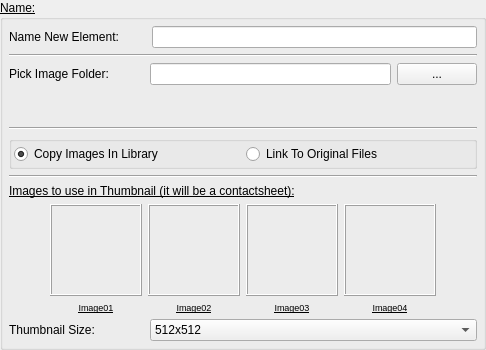
                  <widget class="QGroupBox" name="groupBox_sgAddDMPImagesFromFolder">
                   <property name="font">
                    <font>
                     <pointsize>9</pointsize>
                     <bold>false</bold>
                     <underline>true</underline>
                    </font>
                   </property>
                   <property name="title">
                    <string>Name:</string>
                   </property>
                   <layout class="QVBoxLayout" name="verticalLayout_57">
                    <property name="leftMargin">
                     <number>6</number>
                    </property>
                    <property name="topMargin">
                     <number>6</number>
                    </property>
                    <property name="rightMargin">
                     <number>6</number>
                    </property>
                    <property name="bottomMargin">
                     <number>6</number>
                    </property>
                    <item>
                     <layout class="QHBoxLayout" name="horizontalLayout_47">
                      <item>
                       <widget class="QLabel" name="label_sgDMPNewCategory">
                        <property name="minimumSize">
                         <size>
                          <width>135</width>
                          <height>0</height>
                         </size>
                        </property>
                        <property name="maximumSize">
                         <size>
                          <width>150</width>
                          <height>16777215</height>
                         </size>
                        </property>
                        <property name="font">
                         <font>
                          <pointsize>9</pointsize>
                          <bold>false</bold>
                          <underline>false</underline>
                         </font>
                        </property>
                        <property name="text">
                         <string>Name New Element:        </string>
                        </property>
                       </widget>
                      </item>
                      <item>
                       <widget class="QLineEdit" name="lineEdit_sgDMPNewName">
                        <property name="font">
                         <font>
                          <pointsize>9</pointsize>
                          <bold>false</bold>
                          <underline>false</underline>
                         </font>
                        </property>
                        <property name="toolTip">
                         <string>&lt;html&gt;&lt;head/&gt;&lt;body&gt;&lt;p&gt;Name New Entry&lt;/p&gt;&lt;/body&gt;&lt;/html&gt;</string>
                        </property>
                        <property name="text">
                         <string/>
                        </property>
                       </widget>
                      </item>
                     </layout>
                    </item>
                    <item>
                     <widget class="Line" name="line_22">
                      <property name="orientation">
                       <enum>Qt::Horizontal</enum>
                      </property>
                     </widget>
                    </item>
                    <item>
                     <layout class="QHBoxLayout" name="horizontalLayout_46">
                      <item>
                       <widget class="QLabel" name="label_sgPickDMPFolderTxt">
                        <property name="minimumSize">
                         <size>
                          <width>135</width>
                          <height>0</height>
                         </size>
                        </property>
                        <property name="maximumSize">
                         <size>
                          <width>150</width>
                          <height>16777215</height>
                         </size>
                        </property>
                        <property name="font">
                         <font>
                          <pointsize>9</pointsize>
                          <bold>false</bold>
                          <underline>false</underline>
                         </font>
                        </property>
                        <property name="text">
                         <string>Pick Image Folder:       </string>
                        </property>
                       </widget>
                      </item>
                      <item>
                       <widget class="QLineEdit" name="lineEdit_sgFolderDMPEntry">
                        <property name="enabled">
                         <bool>true</bool>
                        </property>
                        <property name="font">
                         <font>
                          <pointsize>9</pointsize>
                          <bold>false</bold>
                          <underline>false</underline>
                         </font>
                        </property>
                        <property name="toolTip">
                         <string>&lt;html&gt;&lt;head/&gt;&lt;body&gt;&lt;p&gt;Pick the folder where thetexture you want to add to the Library lives. The script will find pattern and add them&lt;/p&gt;&lt;/body&gt;&lt;/html&gt;</string>
                        </property>
                        <property name="readOnly">
                         <bool>true</bool>
                        </property>
                       </widget>
                      </item>
                      <item>
                       <widget class="QPushButton" name="pushButton_sg_PickDMPFolderEntry">
                        <property name="minimumSize">
                         <size>
                          <width>80</width>
                          <height>0</height>
                         </size>
                        </property>
                        <property name="maximumSize">
                         <size>
                          <width>80</width>
                          <height>16777215</height>
                         </size>
                        </property>
                        <property name="font">
                         <font>
                          <pointsize>9</pointsize>
                          <bold>false</bold>
                          <underline>false</underline>
                         </font>
                        </property>
                        <property name="cursor">
                         <cursorShape>PointingHandCursor</cursorShape>
                        </property>
                        <property name="text">
                         <string>...</string>
                        </property>
                       </widget>
                      </item>
                     </layout>
                    </item>
                    <item>
                     <widget class="QLabel" name="label_sgFoundDMPFolder">
                      <property name="minimumSize">
                       <size>
                        <width>0</width>
                        <height>30</height>
                       </size>
                      </property>
                      <property name="maximumSize">
                       <size>
                        <width>16777215</width>
                        <height>30</height>
                       </size>
                      </property>
                      <property name="font">
                       <font>
                        <pointsize>9</pointsize>
                        <bold>false</bold>
                        <underline>false</underline>
                       </font>
                      </property>
                      <property name="text">
                       <string/>
                      </property>
                     </widget>
                    </item>
                    <item>
                     <widget class="Line" name="line_10">
                      <property name="orientation">
                       <enum>Qt::Horizontal</enum>
                      </property>
                     </widget>
                    </item>
                    <item>
                     <widget class="QGroupBox" name="groupBox_DMPCopy">
                      <property name="title">
                       <string/>
                      </property>
                      <layout class="QVBoxLayout" name="verticalLayout_97">
                       <property name="leftMargin">
                        <number>2</number>
                       </property>
                       <property name="topMargin">
                        <number>2</number>
                       </property>
                       <property name="rightMargin">
                        <number>2</number>
                       </property>
                       <property name="bottomMargin">
                        <number>2</number>
                       </property>
                       <item>
                        <layout class="QHBoxLayout" name="horizontalLayout_48">
                         <item>
                          <widget class="QRadioButton" name="radioButton_sgDMPCopyImgs">
                           <property name="font">
                            <font>
                             <pointsize>9</pointsize>
                             <bold>false</bold>
                             <underline>false</underline>
                            </font>
                           </property>
                           <property name="text">
                            <string>Copy Images In Library</string>
                           </property>
                           <property name="checked">
                            <bool>true</bool>
                           </property>
                          </widget>
                         </item>
                         <item>
                          <widget class="QRadioButton" name="radioButton_sgDMPLinkToOriginal">
                           <property name="font">
                            <font>
                             <pointsize>9</pointsize>
                             <bold>false</bold>
                             <underline>false</underline>
                            </font>
                           </property>
                           <property name="text">
                            <string>Link To Original Files</string>
                           </property>
                          </widget>
                         </item>
                        </layout>
                       </item>
                      </layout>
                     </widget>
                    </item>
                    <item>
                     <widget class="Line" name="line_8">
                      <property name="orientation">
                       <enum>Qt::Horizontal</enum>
                      </property>
                     </widget>
                    </item>
                    <item>
                     <widget class="QLabel" name="label_DMPTxt01">
                      <property name="text">
                       <string>Images to use in Thumbnail (it will be a contactsheet):</string>
                      </property>
                     </widget>
                    </item>
                    <item>
                     <layout class="QHBoxLayout" name="horizontalLayout_53">
                      <item>
                       <widget class="QLabel" name="label_7">
                        <property name="minimumSize">
                         <size>
                          <width>35</width>
                          <height>0</height>
                         </size>
                        </property>
                        <property name="text">
                         <string/>
                        </property>
                       </widget>
                      </item>
                      <item>
                       <layout class="QVBoxLayout" name="verticalLayout_49">
                        <property name="sizeConstraint">
                         <enum>QLayout::SetFixedSize</enum>
                        </property>
                        <item>
                         <widget class="QFrame" name="frame_11">
                          <property name="minimumSize">
                           <size>
                            <width>92</width>
                            <height>92</height>
                           </size>
                          </property>
                          <property name="maximumSize">
                           <size>
                            <width>92</width>
                            <height>92</height>
                           </size>
                          </property>
                          <property name="frameShape">
                           <enum>QFrame::Box</enum>
                          </property>
                          <property name="frameShadow">
                           <enum>QFrame::Raised</enum>
                          </property>
                          <layout class="QVBoxLayout" name="verticalLayout_62">
                           <property name="leftMargin">
                            <number>0</number>
                           </property>
                           <property name="topMargin">
                            <number>0</number>
                           </property>
                           <property name="rightMargin">
                            <number>0</number>
                           </property>
                           <property name="bottomMargin">
                            <number>0</number>
                           </property>
                           <item>
                            <widget class="QPushButton" name="pushButton_sgDMPContactsheet01">
                             <property name="minimumSize">
                              <size>
                               <width>90</width>
                               <height>90</height>
                              </size>
                             </property>
                             <property name="maximumSize">
                              <size>
                               <width>90</width>
                               <height>90</height>
                              </size>
                             </property>
                             <property name="text">
                              <string/>
                             </property>
                             <property name="flat">
                              <bool>true</bool>
                             </property>
                            </widget>
                           </item>
                          </layout>
                         </widget>
                        </item>
                        <item>
                         <widget class="QLabel" name="label_sgDMPContactsheet01">
                          <property name="maximumSize">
                           <size>
                            <width>92</width>
                            <height>16777215</height>
                           </size>
                          </property>
                          <property name="font">
                           <font>
                            <pointsize>7</pointsize>
                            <bold>false</bold>
                            <underline>true</underline>
                           </font>
                          </property>
                          <property name="text">
                           <string>Image01</string>
                          </property>
                          <property name="scaledContents">
                           <bool>false</bool>
                          </property>
                          <property name="alignment">
                           <set>Qt::AlignCenter</set>
                          </property>
                          <property name="wordWrap">
                           <bool>true</bool>
                          </property>
                          <property name="textInteractionFlags">
                           <set>Qt::LinksAccessibleByMouse|Qt::TextSelectableByMouse</set>
                          </property>
                         </widget>
                        </item>
                       </layout>
                      </item>
                      <item>
                       <layout class="QVBoxLayout" name="verticalLayout_54">
                        <property name="sizeConstraint">
                         <enum>QLayout::SetFixedSize</enum>
                        </property>
                        <item>
                         <widget class="QFrame" name="frame_12">
                          <property name="minimumSize">
                           <size>
                            <width>92</width>
                            <height>92</height>
                           </size>
                          </property>
                          <property name="maximumSize">
                           <size>
                            <width>92</width>
                            <height>92</height>
                           </size>
                          </property>
                          <property name="frameShape">
                           <enum>QFrame::Box</enum>
                          </property>
                          <property name="frameShadow">
                           <enum>QFrame::Raised</enum>
                          </property>
                          <layout class="QVBoxLayout" name="verticalLayout_61">
                           <property name="leftMargin">
                            <number>0</number>
                           </property>
                           <property name="topMargin">
                            <number>0</number>
                           </property>
                           <property name="rightMargin">
                            <number>0</number>
                           </property>
                           <property name="bottomMargin">
                            <number>0</number>
                           </property>
                           <item>
                            <widget class="QPushButton" name="pushButton_sgDMPContactsheet02">
                             <property name="minimumSize">
                              <size>
                               <width>90</width>
                               <height>90</height>
                              </size>
                             </property>
                             <property name="maximumSize">
                              <size>
                               <width>90</width>
                               <height>90</height>
                              </size>
                             </property>
                             <property name="text">
                              <string/>
                             </property>
                             <property name="flat">
                              <bool>true</bool>
                             </property>
                            </widget>
                           </item>
                          </layout>
                         </widget>
                        </item>
                        <item>
                         <widget class="QLabel" name="label_sgDMPContactsheet02">
                          <property name="maximumSize">
                           <size>
                            <width>92</width>
                            <height>16777215</height>
                           </size>
                          </property>
                          <property name="font">
                           <font>
                            <pointsize>7</pointsize>
                            <bold>false</bold>
                            <underline>true</underline>
                           </font>
                          </property>
                          <property name="text">
                           <string>Image02</string>
                          </property>
                          <property name="alignment">
                           <set>Qt::AlignCenter</set>
                          </property>
                          <property name="textInteractionFlags">
                           <set>Qt::LinksAccessibleByMouse|Qt::TextSelectableByMouse</set>
                          </property>
                         </widget>
                        </item>
                       </layout>
                      </item>
                      <item>
                       <layout class="QVBoxLayout" name="verticalLayout_55">
                        <property name="sizeConstraint">
                         <enum>QLayout::SetFixedSize</enum>
                        </property>
                        <item>
                         <widget class="QFrame" name="frame_13">
                          <property name="minimumSize">
                           <size>
                            <width>92</width>
                            <height>92</height>
                           </size>
                          </property>
                          <property name="maximumSize">
                           <size>
                            <width>92</width>
                            <height>92</height>
                           </size>
                          </property>
                          <property name="frameShape">
                           <enum>QFrame::Box</enum>
                          </property>
                          <property name="frameShadow">
                           <enum>QFrame::Raised</enum>
                          </property>
                          <layout class="QVBoxLayout" name="verticalLayout_60">
                           <property name="leftMargin">
                            <number>0</number>
                           </property>
                           <property name="topMargin">
                            <number>0</number>
                           </property>
                           <property name="rightMargin">
                            <number>0</number>
                           </property>
                           <property name="bottomMargin">
                            <number>0</number>
                           </property>
                           <item>
                            <widget class="QPushButton" name="pushButton_sgDMPContactsheet03">
                             <property name="minimumSize">
                              <size>
                               <width>90</width>
                               <height>90</height>
                              </size>
                             </property>
                             <property name="maximumSize">
                              <size>
                               <width>90</width>
                               <height>90</height>
                              </size>
                             </property>
                             <property name="text">
                              <string/>
                             </property>
                             <property name="flat">
                              <bool>true</bool>
                             </property>
                            </widget>
                           </item>
                          </layout>
                         </widget>
                        </item>
                        <item>
                         <widget class="QLabel" name="label_sgDMPContactsheet03">
                          <property name="maximumSize">
                           <size>
                            <width>92</width>
                            <height>16777215</height>
                           </size>
                          </property>
                          <property name="font">
                           <font>
                            <pointsize>7</pointsize>
                            <bold>false</bold>
                            <underline>true</underline>
                           </font>
                          </property>
                          <property name="text">
                           <string>Image03</string>
                          </property>
                          <property name="alignment">
                           <set>Qt::AlignCenter</set>
                          </property>
                          <property name="textInteractionFlags">
                           <set>Qt::LinksAccessibleByMouse|Qt::TextSelectableByMouse</set>
                          </property>
                         </widget>
                        </item>
                       </layout>
                      </item>
                      <item>
                       <layout class="QVBoxLayout" name="verticalLayout_56">
                        <property name="sizeConstraint">
                         <enum>QLayout::SetFixedSize</enum>
                        </property>
                        <item>
                         <widget class="QFrame" name="frame_14">
                          <property name="minimumSize">
                           <size>
                            <width>92</width>
                            <height>92</height>
                           </size>
                          </property>
                          <property name="maximumSize">
                           <size>
                            <width>92</width>
                            <height>92</height>
                           </size>
                          </property>
                          <property name="frameShape">
                           <enum>QFrame::Box</enum>
                          </property>
                          <property name="frameShadow">
                           <enum>QFrame::Raised</enum>
                          </property>
                          <layout class="QVBoxLayout" name="verticalLayout_59">
                           <property name="leftMargin">
                            <number>0</number>
                           </property>
                           <property name="topMargin">
                            <number>0</number>
                           </property>
                           <property name="rightMargin">
                            <number>0</number>
                           </property>
                           <property name="bottomMargin">
                            <number>0</number>
                           </property>
                           <item>
                            <widget class="QPushButton" name="pushButton_sgDMPContactsheet04">
                             <property name="minimumSize">
                              <size>
                               <width>90</width>
                               <height>90</height>
                              </size>
                             </property>
                             <property name="maximumSize">
                              <size>
                               <width>90</width>
                               <height>90</height>
                              </size>
                             </property>
                             <property name="text">
                              <string/>
                             </property>
                             <property name="flat">
                              <bool>true</bool>
                             </property>
                            </widget>
                           </item>
                          </layout>
                         </widget>
                        </item>
                        <item>
                         <widget class="QLabel" name="label_sgDMPContactsheet04">
                          <property name="maximumSize">
                           <size>
                            <width>92</width>
                            <height>16777215</height>
                           </size>
                          </property>
                          <property name="font">
                           <font>
                            <pointsize>7</pointsize>
                            <bold>false</bold>
                            <underline>true</underline>
                           </font>
                          </property>
                          <property name="text">
                           <string>Image04</string>
                          </property>
                          <property name="alignment">
                           <set>Qt::AlignCenter</set>
                          </property>
                          <property name="textInteractionFlags">
                           <set>Qt::LinksAccessibleByMouse|Qt::TextSelectableByMouse</set>
                          </property>
                         </widget>
                        </item>
                       </layout>
                      </item>
                      <item>
                       <widget class="QLabel" name="label_8">
                        <property name="minimumSize">
                         <size>
                          <width>35</width>
                          <height>0</height>
                         </size>
                        </property>
                        <property name="text">
                         <string/>
                        </property>
                       </widget>
                      </item>
                     </layout>
                    </item>
                    <item>
                     <layout class="QHBoxLayout" name="horizontalLayout_49">
                      <item>
                       <widget class="QLabel" name="label_sgPreviewDMPRes">
                        <property name="minimumSize">
                         <size>
                          <width>135</width>
                          <height>0</height>
                         </size>
                        </property>
                        <property name="maximumSize">
                         <size>
                          <width>135</width>
                          <height>16777215</height>
                         </size>
                        </property>
                        <property name="font">
                         <font>
                          <pointsize>9</pointsize>
                          <bold>false</bold>
                          <underline>false</underline>
                         </font>
                        </property>
                        <property name="text">
                         <string>Thumbnail Size:</string>
                        </property>
                       </widget>
                      </item>
                      <item>
                       <widget class="QComboBox" name="comboBox_sgPreviewDMPRes">
                        <property name="maximumSize">
                         <size>
                          <width>16777215</width>
                          <height>16777215</height>
                         </size>
                        </property>
                        <property name="font">
                         <font>
                          <pointsize>9</pointsize>
                          <bold>false</bold>
                          <underline>false</underline>
                         </font>
                        </property>
                        <property name="currentIndex">
                         <number>1</number>
                        </property>
                        <item>
                         <property name="text">
                          <string>256x256</string>
                         </property>
                        </item>
                        <item>
                         <property name="text">
                          <string>512x512</string>
                         </property>
                        </item>
                       </widget>
                      </item>
                     </layout>
                    </item>
                   </layout>
                  </widget>
